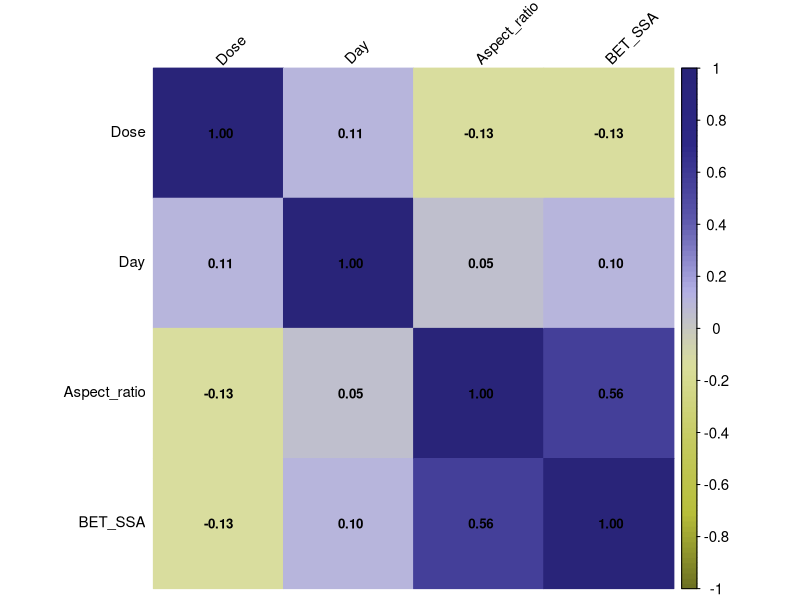
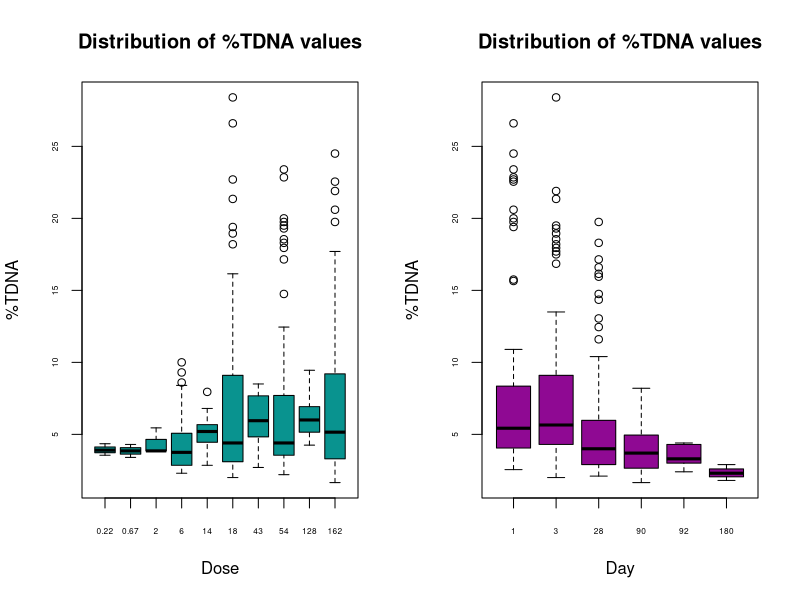

These figures' R source, in order: (Note: this script raises an error after producing the figures.)
## ---- chunk 1
knitr::opts_chunk$set(echo = TRUE, 
                      message = FALSE, 
                      cache = FALSE,
                      warning = FALSE,
                      fig.align = 'center',
                      dpi = 300)
## ---- chunk 2
# Installing and loading  packages
packages <- function(x){
  not_installed <- x[!x %in% installed.packages()[, "Package"]]
  if(length(not_installed) > 0) 
    install.packages(not_installed, dependencies = TRUE)
  invisible(lapply(x, require, character.only = TRUE))
}

packages(c("magrittr", "dplyr", "tidyverse", "GGally", "ggpubr", "corrplot", "FactoMineR", "factoextra", "randomForest"))
## ---- chunk 3
# Setting the working directory to the folder containing the currently open file in RStudio
setwd(dirname(rstudioapi::getActiveDocumentContext()$path))

# Loading data
data <- read.csv2("input_file.csv", header = TRUE, dec = ",")
## ---- chunk 4
# Data sorting
SortedData <- data[order(data[, ncol(data)]), ]

# The most extreme values should be included in the training set. The number of rows with the lowest and highest values to be included in the training set: 
nexv = 3

ExRows <- rbind(SortedData[1:nexv, ], SortedData[(nrow(SortedData)-nexv+1):nrow(SortedData), ])
DataSplit <- SortedData[-c(1:nexv, (nrow(SortedData)-nexv+1):nrow(SortedData)), ]

# Training and validation sets 
ValidationSet <- data.frame()  
TrainingSet <- data.frame()       

for (i in seq_len(nrow(DataSplit))) {
  # The data split ratio is 2:1, where every third element is placed in the validation set
  if (i %% 3 == 1) {
    ValidationSet <- rbind(ValidationSet, DataSplit[i, ])
  } else {
    TrainingSet <- rbind(TrainingSet, DataSplit[i, ])
  }
}

TrainingSet <- rbind(ExRows, TrainingSet)

TrainingSet$Set <- 'T'
ValidationSet$Set <- 'V'

# Responces vectors
RespTrain <- as.vector(TrainingSet[, ncol(TrainingSet) - 1])
RespVal <- as.vector(ValidationSet[, ncol(ValidationSet) - 1])

# Matrix with descriptors
DescT <- as.matrix(TrainingSet[, 2:(ncol(TrainingSet) - 2)])
DescV <- as.matrix(ValidationSet[, 2:(ncol(ValidationSet) - 2)])

# Name of columns
ChemNameT <- TrainingSet[,1]
ChemNameV <- ValidationSet[,1]

# Autoscaling data
scaling <- function(x, sc_data){
  average <- mean(sc_data)
  stdev <- sd(sc_data)
  if (stdev == 0) {
    return(rep(0, length(x)))  
  }
  autoscaled_x <- (x-average)/stdev
  autoscaled_x
}

AutoscDescT <- as.data.frame(matrix(NA, nrow = nrow(DescT), ncol = ncol(DescT)))
AutoscDescV <- as.data.frame(matrix(NA, nrow = nrow(DescV), ncol = ncol(DescV)))


for (i in 1:ncol(DescT)) {
  AutoscDescT[, i] <- scaling(DescT[, i], DescT[, i])
}

for (i in 1:ncol(DescV)) {
  AutoscDescV[, i] <- scaling(DescV[, i], DescT[, i])
}

DescNames <- colnames(DescT)
AutoscDescNames <- paste0("Autoscaled_", DescNames) 

# Summary table
Summary <- data.frame(rbind(
  setNames(cbind(ChemNameT, DescT, AutoscDescT, RespTrain, TrainingSet$Set), 
           c("ChemName", DescNames, AutoscDescNames, "Experimental", "Set")), 
  setNames(cbind(ChemNameV, DescV, AutoscDescV, RespVal, ValidationSet$Set), 
           c("ChemName", DescNames, AutoscDescNames, "Experimental", "Set"))))

rownames(Summary) <- NULL

print(head(Summary))
print(tail(Summary))

## ---- chunk 5
# Save Heatmap to PNG
png("docs/figures/HeatMap.png", width = 1500, height = 1500, units = "px", res = 300)

# Computing the correlation matrix

CorrelationMatrix <- cor(data[, 2:(ncol(data) - 1)], use = "complete.obs")

# Color palette for the plot
col <- colorRampPalette(c("#6e7222","#b8bf3a", "#c6cb61", "#dbdf9c", "#b3b0e5", "#5c57ac", "#2e2988", "#292479"))

# Heatmap
corrplot(CorrelationMatrix, 
          method = "color", 
          col = col(100), 
          tl.col = "black", 
          tl.srt = 45, 
          addCoef.col = "black", 
          number.cex=0.8,
          tl.cex = 0.9,
          cl.cex = 0.9)

invisible(dev.off())
## ---- chunk 6
#Save Boxplot to PNG
png("docs/figures/Boxplot.png", width = 2400, height = 1440, units = "px", res = 300)

# Arranging two plots horizontally in a single graphic
par(mfrow = c(1,2))

# Boxplots
boxplot(TDNA~ Dose, 
        data = data,
        col = "#09938F", 
        xlab = "Dose", 
        ylab = "%TDNA", 
        main = "Distribution of %TDNA values",
        cex.axis = 0.5, 
        cex.lab = 1,    
        cex.main = 1.2)
boxplot(TDNA~ Day, 
        data = data,
        col = "#8f0993", 
        xlab = "Day", 
        ylab = "%TDNA", 
        main = "Distribution of %TDNA values",
        cex.axis = 0.5, 
        cex.lab = 1,    
        cex.main = 1.2)

invisible(dev.off())
## ---- chunk 7
# Selecting data for PCA
DataPCA <- data[, -c(1, ncol(data))]
# PCA
ResultsPCA <-  PCA(DataPCA, scale.unit = TRUE, ncp = 5, graph = FALSE)

EigenValues <- ResultsPCA$eig 

print(EigenValues)

# Setting the maximum value on the Y-axis
MaxYEV <- max(EigenValues[, "percentage of variance"]) + 5 
# Save Scree plot to PNG
png("docs/figures/EigenValues.png", width = 2400, height = 1900, units = "px", res = 300)
# Scree plot
fviz_eig(ResultsPCA, 
         addlabels = TRUE, 
         main = "Scree plot",
         col = "#09938F",              
         barfill = "#09938F",   
         border = "black",
         ylim = c(0, MaxYEV)) +
  theme(
    panel.grid.major.x = element_blank(), 
    panel.grid.minor.y = element_blank(),
    panel.grid.major.y = element_blank(), 
    panel.grid.minor.x = element_blank(),
    panel.background = element_rect(fill = "white", color = NA), 
    plot.title = element_text(hjust = 0.5, size = 18, face = "bold"),
    axis.title = element_text(size = 15))
invisible(dev.off())

# Save Contributions plot to PNG
png("docs/figures/Correlation_circle.png", width = 2400, height = 1440, units = "px", res = 300)
# Contributions plot
fviz_pca_var(ResultsPCA, 
             col.var = "contrib",
             gradient.cols = c("#9ab7bf", "#366f7f", "#033c4c")) +
  ggtitle("PCA Variable Contributions") +
  theme(
    panel.grid.major.x = element_blank(), 
    panel.grid.minor.y = element_blank(),
    panel.grid.major.y = element_blank(),
    panel.grid.minor.x = element_blank(),
    panel.background = element_rect(fill = "white", color = NA), 
    plot.title = element_text(hjust = 0.5, size = 18, face = "bold"),
    axis.title = element_text(size = 15),
    legend.title = element_text(size = 13),
    legend.text = element_text(size = 11)) +
  labs(color = "Contribution") 
invisible(dev.off())

# Save Biplot to PNG
png("docs/figures/Biplot.png", width = 2400, height = 1900, units = "px", res = 300)
TDNA_PCA <- as.numeric(data$TDNA)
Day_PCA <- as.factor(data$Day)
# Biplot
fviz_pca_biplot(ResultsPCA, 
                # Endpoits
                geom.ind = "point",
                fill.ind = Day_PCA, # color the points based on the day number
                col.ind = "black",
                pointshape = 21, 
                pointsize = TDNA_PCA, # point size depends on toxicity value
                palette = "Dark2",
                repel = TRUE,
                addEllipses = TRUE,
                # Variables 
                col.var = "contrib",
                gradient.cols = c("#9ab7bf", "#366f7f", "#033c4c"),
                
                legend.title = list(fill = "Day", color = "Contribution of variables", size = "Toxicity value")) + 
  labs(title = "PCA", x = "PC1 (41.7%)", y = "PC2 (27.6%)") + 
  theme_bw() + 
  theme(
    plot.title = element_text(hjust = 0.5, size = 18, face = "bold"),
    axis.title = element_text(size = 15),
    legend.title = element_text(size = 13),
    legend.text = element_text(size = 11)) 
invisible(dev.off())
## ---- chunk 8
# Metrics 
R2Q2 <- function(experimental, predicted) {
  return(1 - sum((experimental - predicted)^2, na.rm = TRUE) / sum((experimental - mean(experimental, na.rm = TRUE))^2, na.rm = TRUE))
}
RMSE <- function(experimental, predicted) {
  return(sqrt(mean((experimental - predicted)^2, na.rm = TRUE)))
}

# Grid parameters 
set.seed(8)

SampizePerc <- floor(nrow(AutoscDescT) * c(0.5, 0.7, 0.9, 1)) 

grid <- expand.grid(ntree = c(500, 750, 1000),
                    mtry = seq(2, 4, by = 1),
                    nodesize = c(1, 5, 10, 20),
                    sampsize = SampizePerc, 
                    maxnodes = seq(5, 25, by = 5))

# Table for resuts
results <- data.frame(ntree = numeric(), mtry = numeric(), nodesize = numeric(), sampsize = numeric(), maxnodes = numeric(), Q2 = numeric(), RMSEext = numeric(), R2 = numeric(), RMSEext = numeric())

# Grid search 
for (i in 1:nrow(grid)) {
  params <- grid[i,]
    set.seed(8)
    model <- randomForest(x = AutoscDescT, RespTrain, 
                          ntree = params$ntree, 
                          mtry = params$mtry, 
                          nodesize = params$nodesize, 
                          sampsize = params$sampsize, 
                          maxnodes = params$maxnodes, 
                          replace = TRUE, 
                          importance = TRUE, 
                          do.trace = FALSE)  
    
    RespTrainPred <- predict(model, newdata = AutoscDescT)
    RespValPred <- predict(model, newdata = AutoscDescV)
  
    R2 <- R2Q2(RespTrain, RespTrainPred)
    RMSEc <- RMSE(RespTrain, RespTrainPred)
    Q2 <- R2Q2(RespVal, RespValPred)
    RMSEext <- RMSE(RespVal, RespValPred)
  
  # First selection 
  if (Q2 > 0.85) {
  results <- rbind(results, data.frame(ntree = params$ntree, 
                                       mtry = params$mtry, 
                                       nodesize = params$nodesize, 
                                       sampsize = params$sampsize, 
                                       maxnodes = params$maxnodes, 
                                       Q2 = Q2, 
                                       RMSEext = RMSEext, 
                                       R2 = R2,
                                       RMSEc = RMSEc))
  }
}

# The secon selection
ResultSort <- results[order(-results$Q2), ]
BestRes <- head(ResultSort)

print(BestRes)
## ---- chunk 9
#Table for results
resultscv <- data.frame(ntree = numeric(), mtry = numeric(), nodesize = numeric(), sampsize = numeric(), maxnodes = numeric(), Q2cv = numeric(), RMSEcv = numeric())

# Loop for parameters
for (i in 1:nrow(BestRes)) {
  HypParm <- BestRes[i, ]
  
  TrainPredLoo <- numeric(length(RespTrain))
  # Loop for crossvalidation
  for (j in 1:length(RespTrain)) {
    TrainIndicates <- setdiff(1:length(RespTrain), j)
    TrainSetLoo <- AutoscDescT[TrainIndicates, ]
    RespTrainLoo <- RespTrain[TrainIndicates]  
    ValSetLoo <- AutoscDescT[j, , drop = FALSE]
    RespValLoo <- RespTrain[j]
    
    set.seed(8)
    # In the training set, there is one less element.
    sampsizevalue <- HypParm$sampsize - 1
    
    model <- randomForest(x = TrainSetLoo, y = RespTrainLoo, 
                          ntree = HypParm$ntree, 
                          mtry = HypParm$mtry, 
                          nodesize = HypParm$nodesize, 
                          sampsize = sampsizevalue, 
                          maxnodes = HypParm$maxnodes, 
                          replace = TRUE, 
                          importance = TRUE, 
                          do.trace = FALSE)  
    
    PredLoo <- predict(model, newdata = ValSetLoo)
    
    TrainPredLoo[j] <- PredLoo
  }
  Q2cv <- R2Q2(RespTrain, TrainPredLoo)
  RMSEcv <- RMSE(RespTrain, TrainPredLoo)

  resultscv <- rbind(resultscv, data.frame(ntree = HypParm$ntree, 
                                       mtry = HypParm$mtry, 
                                       nodesize = HypParm$nodesize, 
                                       sampsize = HypParm$sampsize, 
                                       maxnodes = HypParm$maxnodes, 
                                       Q2cv = Q2cv, 
                                       RMSEcv = RMSEcv))
}

ResultsAll<- cbind(resultscv, Q2ext = BestRes$Q2, RMSEext = BestRes$RMSEext, R2 = BestRes$R2, RMSEc = BestRes$RMSEc)
print(ResultsAll)
## ---- chunk 10
# Function for MAE calculation
MAE <- function(experimental, predicted) {
  mean(abs(experimental - predicted), na.rm = TRUE)
}

# Training
set.seed(8)
FinalModel <- randomForest(x = AutoscDescT, y = RespTrain, 
                           ntree = HypParm$ntree, 
                           mtry = HypParm$mtry, 
                           nodesize = HypParm$nodesize, 
                           sampsize = sampsizevalue, 
                           maxnodes = HypParm$maxnodes, 
                           replace = TRUE, 
                           importance = TRUE, 
                           do.trace = FALSE)  
    
RespTrainPred <- predict(FinalModel, newdata = AutoscDescT)
RespValPred <- predict(FinalModel, newdata = AutoscDescV)

ResidualsTrain <- RespTrain - RespTrainPred
ResidualsVal <- RespVal - RespValPred

R2 <- ResultsAll$R2[1]
RMSEc <- ResultsAll$RMSEc[1]
MAEt <- MAE(RespTrain, RespTrainPred)
Q2ext <- ResultsAll$Q2ext[1]
RMSEext <- ResultsAll$RMSEext[1]
Q2cv <- ResultsAll$Q2cv[1]
RMSEcv <- ResultsAll$RMSEcv[1]

SummaryModel <- cbind(Summary, PredictedTox = c(RespTrainPred, RespValPred), Residuals = c(ResidualsTrain, ResidualsVal))
print(head(SummaryModel))
print(tail(SummaryModel))
print(paste("Results of model: R2 = ", round(R2, 2), "RMSEc = ", round(RMSEc, 2), "Q2ext = ", round(Q2ext, 2), "RMSEext = ", round(RMSEext, 2), "Q2cv = ", round(Q2cv, 2), "RMSEcv =", round(RMSEcv, 2), "MAE = ", round(MAEt, 2)))
## ---- chunk 11
MaxDens <- as.numeric(ceiling(max(SummaryModel$Residuals)))
MinDens <- as.numeric(floor(min(SummaryModel$Residuals)))

# The first plot
DensityPlot <- ggdensity((SummaryModel),
                          x = "Residuals",
                          size = 0.7,
                          fill = "Set", 
                          palette = c("#004AF5", "#F7B213")) +
  scale_x_continuous(limits = c(MinDens, MaxDens)) +
  scale_fill_manual(values = c("T" = "#004AF5", "V" = "#F7B213"), 
                    labels = c("Training Set", "Validation Set"))

DensityPlot <- ggpar(DensityPlot, legend.title = "", legend = "top", xlab = "", 
                      ylab = "Residual density %TDNA BAL", ggtheme = theme_bw())

DensityPlot <- DensityPlot + 
  theme(panel.grid.major = element_blank(), 
        panel.grid.minor = element_blank(),
        panel.border = element_rect(colour = "black", size = 1),
        panel.background = element_rect(fill = "#faf8ef"), 
        axis.title.y = element_text(size = 15), 
        legend.text = element_text(face = "bold", size = 10))

# Save Residual density plot to PNG
ggsave("docs/figures/ResDens.png", plot = DensityPlot, width = 1500, height = 1500, units = "px", dpi = 300)
## ---- chunk 12
# Selection of columns for analysis
ObvsPred <- SummaryModel[(ncol(SummaryModel) - 3):(ncol(SummaryModel) - 1)]
MaxRespo <- as.numeric(ceiling(max(ObvsPred[, c(1, 3)], na.rm = TRUE))) + 0.1

# Plot
ObvsPredPlot <- ggplot(ObvsPred) +
  geom_abline(intercept = 0, slope = 1, linetype = "dashed", colour = "#7F7F7F", alpha = 1, size = 1.5) +
  
  geom_point(data = subset(ObvsPred, Set == "T"), 
             aes(x = Experimental, y = PredictedTox, fill = "Training Set %TDNA BAL", shape = "Training Set %TDNA BAL"), 
             size = 7, alpha = 0.8, stroke = 0.9) +
  
  geom_point(data = subset(ObvsPred, Set == "V"), 
             aes(x = Experimental, y = PredictedTox, fill = "Validation Set %TDNA BAL", shape = "Validation Set %TDNA BAL"), 
             size = 5.5, alpha = 0.5, stroke = 0.9) +
  theme_bw() +
  xlab(paste("Experimental %TDNA BAL toxicity")) +
  ylab(paste("Predicted %TDNA BAL toxicity")) +
  theme(axis.title.x = element_text(size = 15),
        axis.title.y = element_text(size = 15)) +
  scale_x_continuous(limits = c(0, MaxRespo)) +
  scale_y_continuous(limits = c(0, MaxRespo)) +
  scale_fill_manual(name = "", 
                    values = c("Training Set %TDNA BAL" = "#004AF5", 
                               "Validation Set %TDNA BAL" = "#c5f500")) +
  scale_shape_manual(name = "", 
                     values = c("Training Set %TDNA BAL" = 21, 
                                "Validation Set %TDNA BAL" = 22)) +
  theme(legend.position = "top", 
        legend.text = element_text(face = "bold", size = 10),
        panel.grid.major = element_blank(), 
        panel.grid.minor = element_blank())

# Save Residual density plot to PNG
ggsave("docs/figures/ObvsPredPlot.png", plot = ObvsPredPlot, width = 2000, height = 1500, units = "px", dpi = 300)
